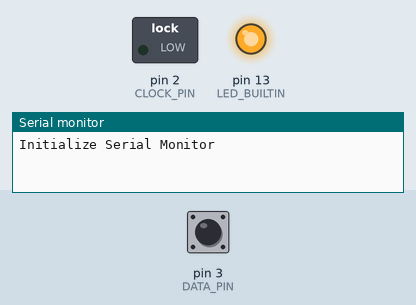
This program was run on a simulated Arduino Leonardo, built with avr-gcc and run on an emulated ATmega32U4. Shown: switched loads named in the program (green lamp = pin HIGH), output pins drawn as LEDs (lit = HIGH), the last lines printed to the serial monitor. Inputs (shaded band) come from the test bench; at power-on: pin 3 (DATA_PIN) HIGH.

Above: at 0.6 s.
At 2.7 s:
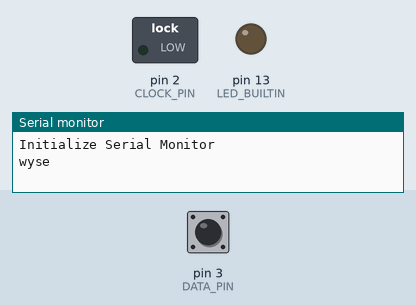
Timing chart, 0 to 1.8 s (numbered marks = the images above; inputs shaded):
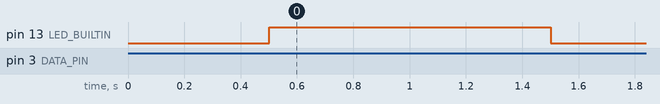

The program:

main.cpp
```cpp
#include <Arduino.h>

#ifndef LED_BUILTIN
#define LED_BUILTIN 13
#endif

#define CPU_PRESCALE(n)	(CLKPR = 0x80, CLKPR = (n))

#define nop()  __asm__ __volatile__("nop")

#define WEAK_HIGH_CLOCK 1

#define NUM_BYTES 20
#define NUM_BITS 160

volatile uint8_t buffer[NUM_BYTES];
uint8_t buffer2[NUM_BYTES];
volatile uint8_t bufidx = NUM_BITS;

inline void delay_loop(uint8_t _count) {
    __asm__ volatile (
        "1: dec %0" "\n\t"
        "nop" "\n\t"
        "brne 1b"
        : "=r" (_count)
        : "0" (_count)
    );
}

#define DELAY_US(v) delay_loop((v)<<2);

#define CLOCK_PIN  2
#define DATA_PIN 3

// Clock on PD1
inline void set_clock() {
#if WEAK_HIGH_CLOCK
    // DDRD &= ~(1 << 1);
    pinMode(CLOCK_PIN, INPUT);
#endif
    // PORTD |= 1 << 1;
    digitalWrite(CLOCK_PIN, HIGH);
}

inline void clear_clock() {
    // PORTD &= ~(1 << 1);
    digitalWrite(CLOCK_PIN, LOW);
#if WEAK_HIGH_CLOCK
    // DDRD |= 1 << 1;
    pinMode(CLOCK_PIN, OUTPUT);
#endif
}

// Data on PD0
inline void set_data() {
    pinMode(DATA_PIN, INPUT);
    digitalWrite(DATA_PIN, HIGH);
}

inline void clear_data() {
    digitalWrite(DATA_PIN, LOW);
    pinMode(DATA_PIN, OUTPUT);
}

inline uint8_t read_data() {
    return (PIND >> 0) & 1;
}

void stop_timer1() {
    TCCR1B &= ~0x07; // Stop timer
    TIMSK1 &= ~_BV(OCIE1A);
    nop();
    TCNT1 = 0x0000;
    TIFR1 = _BV(OCF1A);
}

void start_timer1() {
    TIMSK1 |= (1 << OCIE1A); // Enable compare interrupt
    OCR1A = 272;
    TCCR1A = 0x00; // set CTC mode
    TCCR1B = 0x08;
    TCCR1B |= 1; // Start timer
}

ISR(TIMER1_COMPA_vect) {
    if (bufidx < NUM_BITS) {
        clear_clock();
        DELAY_US(1);
        set_clock();
        uint8_t v = read_data();
        if (!v)
            // LED_ON;
            digitalWrite(LED_BUILTIN, HIGH);
        buffer[bufidx >> 3] |= (v << (bufidx & 7));
        bufidx++;
    } else {
        clear_clock();
        bufidx |= 1;
    }
}

// test by-the-book read
// total scan time about 4ms
void read_keyboard_using_timer() {
    bufidx = 0;
    start_timer1();
    while (bufidx <= NUM_BITS) {
        /* wait */
    }
    stop_timer1();
    digitalWrite(LED_BUILTIN, LOW);
}

// inline void delay_us_64(uint8_t v) {
//     while (v--) {
//         DELAY_US(0);
//     }
// }

// test slowest read
void read_keyboard_slow() {
    for (uint8_t i = 0; i < NUM_BITS; ++i) {
        clear_clock();
        DELAY_US(34); // holding clock low for longer than about 34us causes a reset
        set_clock();
        uint8_t v = read_data();
        if (!v)
            digitalWrite(LED_BUILTIN, HIGH);
        buffer[i >> 3] |= (v << (i & 7));

        //_delay_ms(3); // can delay massively here; with clock high it won't reset
    }
    clear_clock();
    digitalWrite(LED_BUILTIN, LOW);
}

// test fastest read
// total scan time about 565us (with debug LED output removed)
void read_keyboard_fast() {
    for (uint8_t i = 0; i < NUM_BITS; ++i) {
        cli();
        clear_clock();
        nop(); // some delay is needed here
        nop();
        nop();
        set_clock();
        sei();
        uint8_t v = read_data();
        if (!v)
            digitalWrite(LED_BUILTIN, HIGH);
        buffer[i >> 3] |= (v << (i & 7)); // compiler's output for this line takes about 2us :-(
    }
    clear_clock();
    digitalWrite(LED_BUILTIN, LOW);
}

void setup() {
    Serial.println("Initialize Serial Monitor");
    Serial.begin(9600);
    delay(500);
    // write your initialization code here
    CPU_PRESCALE(0);

    pinMode(LED_BUILTIN, OUTPUT);

    digitalWrite(LED_BUILTIN, HIGH);

    for (uint8_t i = 0; i < NUM_BYTES; ++i) {
        buffer[i] = 0xFF;
    }
    for (uint8_t i = 0; i < NUM_BYTES; ++i) {
        buffer2[i] = 0xFF;
    }

    set_data();
    clear_clock();

    _delay_ms(1000);

    Serial.println("wyse");

    digitalWrite(LED_BUILTIN, LOW);
}

void loop() {
    uint8_t changed = 0;
    for (uint8_t i = 0; i < NUM_BYTES; ++i) {
        buffer[i] = 0;
    }
    //read_keyboard_using_timer();
    //read_keyboard_slow();
    read_keyboard_fast();
    for (uint8_t i = 0; i < NUM_BYTES; ++i) {
        if (buffer[i] != buffer2[i]) {
            changed = 1;
            buffer2[i] = buffer[i];
        }
    }
    if (changed) {
        for (uint8_t i = 0; i < NUM_BYTES; ++i) {
            Serial.print(~buffer2[i], HEX);
            Serial.print(' ');
        }
        Serial.println();
        for (uint8_t i = 0; i < NUM_BITS; ++i) {
            uint8_t v = (buffer2[i >> 3] >> (i & 7)) & 1;
            if (!v) {
                Serial.print(i,HEX);
                Serial.print(' ');
            }
        }
        Serial.println();
    }
    _delay_ms(5);
}
```
